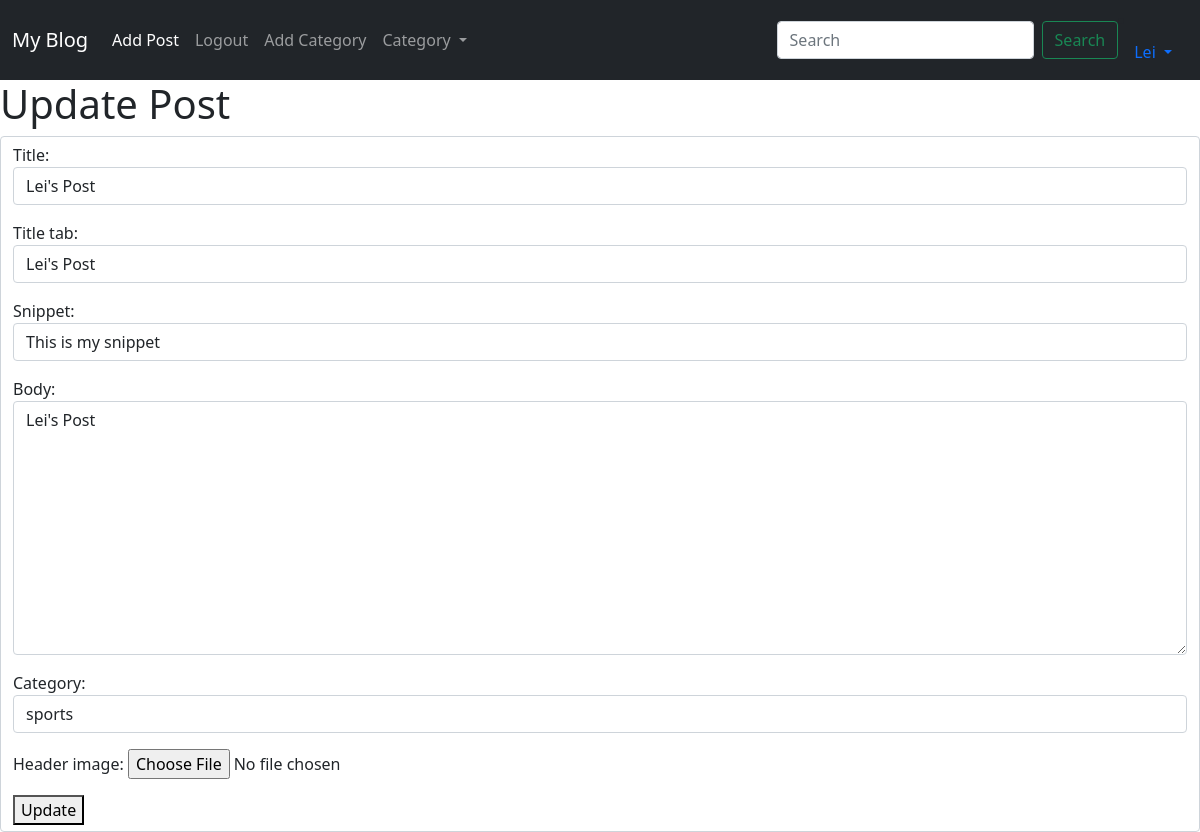
Page /article/8/edit (signed in) on the committed database.
### blog/models.py (models this page shows, shortened)
class Post(models.Model):
    title = models.CharField(max_length=255)
    header_image = models.ImageField(null=True, blank=True, upload_to='images/')
    title_tab = models.CharField(max_length=255)
    author = models.ForeignKey(User, on_delete=models.CASCADE)
    pub_date = models.DateField(auto_now_add=True)
    body = RichTextField(blank=True, null=True)
    category = models.ForeignKey(Category, on_delete=models.CASCADE)
    likes = models.ManyToManyField(User, related_name='blog_posts')
    snippet = models.CharField(max_length=255, default='This is my snippet')

### blog/views.py (the view)
# urls.py: path('article/<int:pk>/edit', UpdatePostView.as_view(), name="update-post"),
class UpdatePostView(UpdateView):
    model = Post
    template_name = 'update_post.html'
    form_class = PostForm

### blog/forms.py
class PostForm(ModelForm):
    class Meta:
        model = Post
        fields = ('title', 'title_tab', 'snippet', 'author', 'body', 'category', 'header_image')
        widgets = {
            'title': TextInput(attrs={'class':'form-control', 'placeholder':'Type your title here'}),
            'title_tab': TextInput(attrs={'class': 'form-control'}),
            'snippet': TextInput(attrs={'class': 'form-control'}),
            'author': TextInput(attrs={'class': 'form-control', 'value':'', 'id':'userinput', 'type':'hidden'}),
            'body': Textarea(attrs={'class': 'form-control'}),
            'category': Select(attrs={'class': 'form-control'})
        }

### blog/context_processors.py (called while the page is built)
def getCategories(request):
    return {'categories': Category.objects.all()}

### blog/models.py (called while the page is built)
    def __str__(self):
        return self.name

### blog/templates/update_post.html (shortened to what this page needs)
{% extends 'base.html' %}
{%  block content %}
<h1>Update Post</h1>
    {% if user.is_authenticated and user.id == post.author.id %}
<form method="post" class="form-control">
    {{ form.as_p }}
  <button>Update</button>
</form>
    {% else %}
    <h1>Hey, you don't have the permission</h1>
    {% endif %}
{% endblock %}

### blog/templates/base.html (shortened to what this page needs)
<!doctype html>
<html lang="en">
<head>
    <link href="https://cdn.jsdelivr.net/npm/bootstrap@5.1.0/dist/css/bootstrap.min.css" rel="stylesheet"
>
</head>
<body>
<nav class="navbar navbar-expand-lg navbar-dark bg-dark">
    <div class="container-fluid">
        <a class="navbar-brand" href="{% url 'home' %} ">My Blog</a>
        <div class="collapse navbar-collapse" id="navbarSupportedContent">
            <ul class="navbar-nav me-auto mb-2 mb-lg-0">
                {% if user.is_authenticated %}
                    <li class="nav-item">
                        <a class="nav-link active" aria-current="page" href="{% url 'add-post' %}">Add Post</a>
                    </li>
                    <li class="nav-item">
                        <a class="nav-link" href="{% url 'logout' %}">Logout</a>
                    </li>
                    <li class="nav-item">
                        <a class="nav-link" href="{% url 'add-category' %}">Add Category</a>
                    </li>
                {% endif %}
                <li class="nav-item dropdown">
                    <a class="nav-link dropdown-toggle" href="#" id="navbarDropdown" role="button"
                       data-bs-toggle="dropdown" aria-expanded="false">
                        Category
                    </a>
                </li>
            </ul>
            <form class="d-flex" method="post" action="{% url 'search-post' %}">
                <input class="form-control me-2" type="search" name='search_target' placeholder="Search" aria-label="Search">
                <button class="btn btn-outline-success" type="submit">Search</button>
            </form>
        <li class="nav-item dropdown ml-auto" >
                    <a class="nav-link dropdown-toggle" href="#" id="navbarDropdown" role="button"
                       data-bs-toggle="dropdown" aria-expanded="false">
                        {{ user.first_name }}
                    </a>
                </li>
        </div>
    </div>
</nav>
{% block content %}
{% endblock %}
</body>
</html>

### rows in the picture
Post: title "Lei's Post", title_tab "Lei's Post", snippet "This is my snippet", body "Lei's Post", category "sports"

### other values in the picture
{{ user.first_name }} "Lei"
